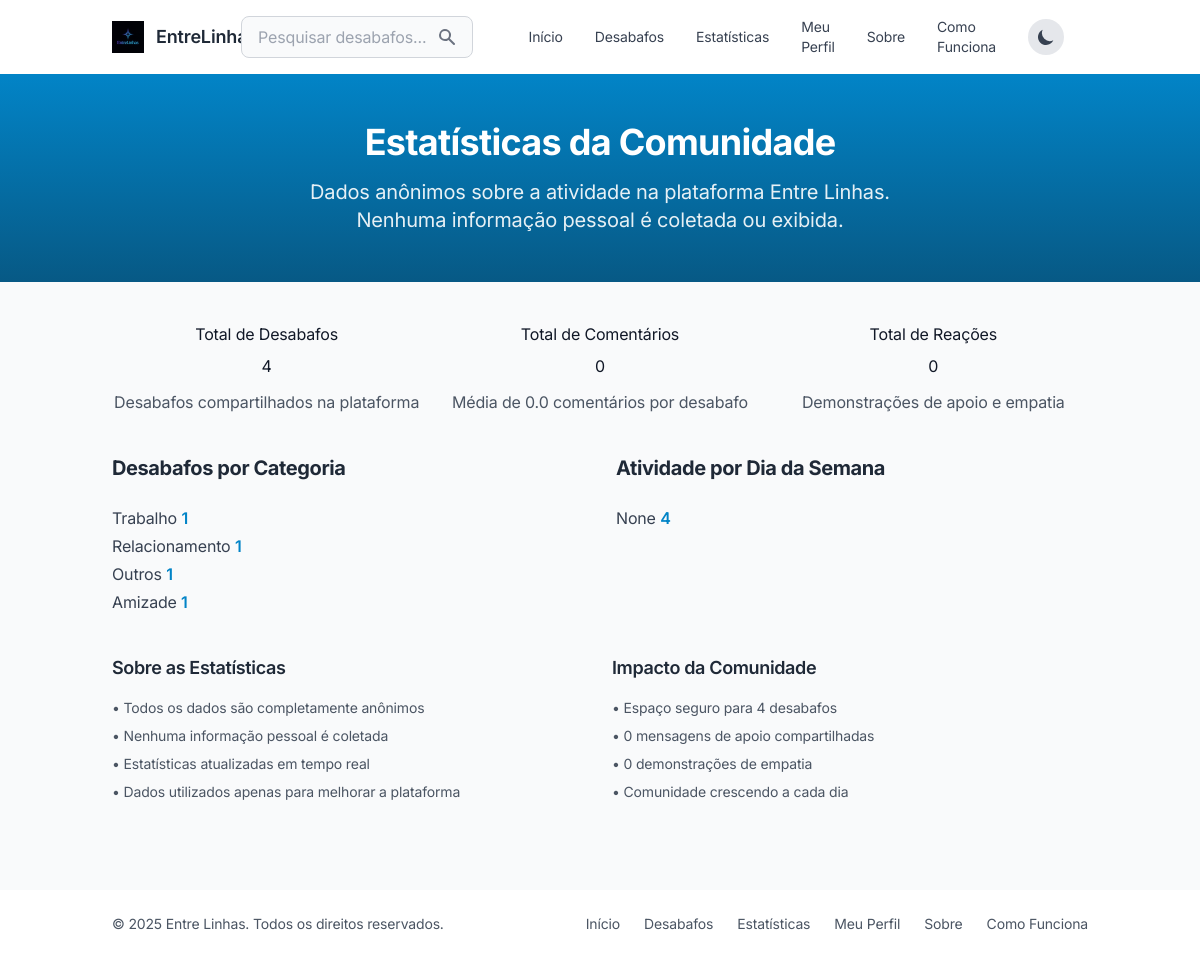
Page /estatisticas on the committed database.
### tables this page shows
CREATE TABLE posts (
        id INTEGER PRIMARY KEY AUTOINCREMENT,
        mensagem TEXT NOT NULL,
        categoria TEXT NOT NULL,
        data_postagem TIMESTAMP DEFAULT CURRENT_TIMESTAMP,
        visivel BOOLEAN DEFAULT 1,
        user_id INTEGER,
        profile_id INTEGER,
        FOREIGN KEY (user_id) REFERENCES users (id)
    );

### routes/stats.py (the view)
@stats.route('/estatisticas')
def estatisticas():
    post_stats = db.get_post_stats()
    comment_stats = db.get_comment_stats()
    reaction_stats = db.get_reaction_stats()
    return render_template('stats.html',
                          post_stats=post_stats,
                          comment_stats=comment_stats,
                          reaction_stats=reaction_stats)

### app.py (called while the page is built)
def create_app():
    app = Flask(__name__)
    app.config.from_pyfile('config.py')
    app.secret_key = os.environ.get('SECRET_KEY', 'entrelinhas_secret_key_dev')
    db.init_db()
    app.register_blueprint(main)
    app.register_blueprint(posts)
    app.register_blueprint(comments)
    app.register_blueprint(reactions)
    app.register_blueprint(admin)
    app.register_blueprint(stats)
    app.register_blueprint(search)
    app.register_blueprint(profile)
    app.register_blueprint(reports)
    app.register_blueprint(karma)
    app.register_blueprint(auth)
    @app.context_processor
    def inject_now():
        return {'now': datetime.now()}
    return app

### database.py (called while the page is built)
def get_db_connection():
    conn = sqlite3.connect(DB_PATH)
    conn.row_factory = sqlite3.Row  # Para acessar colunas pelo nome
    return conn

def get_comment_stats():
    conn = get_db_connection()
    total_comments = conn.execute('SELECT COUNT(*) FROM comments').fetchone()[0]
    avg_comments = conn.execute('''
        SELECT AVG(comment_count) as avg_comments
        FROM (
            SELECT post_id, COUNT(*) as comment_count
            FROM comments
            GROUP BY post_id
        )
    ''').fetchone()[0]
    most_commented_posts = conn.execute('''
        SELECT p.id, p.mensagem, COUNT(c.id) as comment_count
        FROM posts p
        JOIN comments c ON p.id = c.post_id
        WHERE p.visivel = 1
        GROUP BY p.id
        ORDER BY comment_count DESC
        LIMIT 5
    ''').fetchall()
    conn.close()
    return {
        'total_comments': total_comments,
        'avg_comments': avg_comments if avg_comments else 0,
        'most_commented_posts': most_commented_posts
    }

def get_reaction_stats():
    conn = get_db_connection()
    total_reactions = conn.execute('SELECT COUNT(*) FROM reactions').fetchone()[0]
    reactions_by_type = conn.execute('''
        SELECT reaction_type, COUNT(*) as count
        FROM reactions
        GROUP BY reaction_type
        ORDER BY count DESC
    ''').fetchall()
    most_reacted_posts = conn.execute('''
        SELECT p.id, p.mensagem, COUNT(r.id) as reaction_count
        FROM posts p
        JOIN reactions r ON p.id = r.post_id
        WHERE p.visivel = 1
        GROUP BY p.id
        ORDER BY reaction_count DESC
        LIMIT 5
    ''').fetchall()
    conn.close()
    return {
        'total_reactions': total_reactions,
        'reactions_by_type': reactions_by_type,
        'most_reacted_posts': most_reacted_posts
    }

### templates/stats.html (shortened to what this page needs)
{% extends 'base.html' %}
{% block content %}
<div class="bg-gradient-to-b from-primary-600 to-primary-800 text-white py-12">
  <div class="container mx-auto px-6 text-center">
    <h1 class="text-4xl font-bold mb-4">Estatísticas da Comunidade</h1>
    <p class="text-xl opacity-90 max-w-2xl mx-auto">
      Dados anônimos sobre a atividade na plataforma Entre Linhas.
      Nenhuma informação pessoal é coletada ou exibida.
    </p>
  </div>
</div>
<div class="container mx-auto px-6 py-10">
  <div class="grid grid-cols-1 md:grid-cols-3 gap-6 mb-10">
    <div class="stat-card text-center">
      <p class="stat-label mb-2">Total de Desabafos</p>
      <p class="stat-number">{{ post_stats.total_posts }}</p>
      <p class="mt-3 text-gray-600 dark:text-gray-300">Desabafos compartilhados na plataforma</p>
    </div>
    <div class="stat-card text-center">
      <p class="stat-label mb-2">Total de Comentários</p>
      <p class="stat-number">{{ comment_stats.total_comments }}</p>
      <p class="mt-3 text-gray-600 dark:text-gray-300">Média de {{ "%.1f"|format(comment_stats.avg_comments) }} comentários por desabafo</p>
    </div>
    <div class="stat-card text-center">
      <p class="stat-label mb-2">Total de Reações</p>
      <p class="stat-number">{{ reaction_stats.total_reactions }}</p>
      <p class="mt-3 text-gray-600 dark:text-gray-300">Demonstrações de apoio e empatia</p>
    </div>
  </div>
  <div class="grid grid-cols-1 lg:grid-cols-2 gap-8 mb-10">
    <div class="stat-card">
      <h2 class="text-xl font-bold text-gray-800 dark:text-white mb-6">Desabafos por Categoria</h2>
      <div class="space-y-1">
        {% for category in post_stats.posts_by_category %}
          <div class="category-stat">
            <span class="text-gray-700 dark:text-gray-300 capitalize">{{ category.categoria }}</span>
            <span class="font-semibold text-primary-600 dark:text-primary-400">{{ category.count }}</span>
          </div>
        {% endfor %}
      </div>
    </div>
    <div class="stat-card">
      <h2 class="text-xl font-bold text-gray-800 dark:text-white mb-6">Atividade por Dia da Semana</h2>
      <div class="space-y-1">
        {% for weekday in post_stats.posts_by_weekday %}
          <div class="category-stat">
            <span class="text-gray-700 dark:text-gray-300">{{ weekday.dia_semana }}</span>
            <span class="font-semibold text-primary-600 dark:text-primary-400">{{ weekday.count }}</span>
          </div>
        {% endfor %}
      </div>
    </div>
  </div>
  <div class="grid grid-cols-1 md:grid-cols-2 gap-6">
    <div class="stat-card">
      <h3 class="text-lg font-semibold text-gray-800 dark:text-white mb-4">Sobre as Estatísticas</h3>
      <div class="text-sm text-gray-600 dark:text-gray-300 space-y-2">
        <p>• Todos os dados são completamente anônimos</p>
        <p>• Nenhuma informação pessoal é coletada</p>
        <p>• Estatísticas atualizadas em tempo real</p>
        <p>• Dados utilizados apenas para melhorar a plataforma</p>
      </div>
    </div>
    <div class="stat-card">
      <h3 class="text-lg font-semibold text-gray-800 dark:text-white mb-4">Impacto da Comunidade</h3>
      <div class="text-sm text-gray-600 dark:text-gray-300 space-y-2">
        <p>• Espaço seguro para {{ post_stats.total_posts }} desabafos</p>
        <p>• {{ comment_stats.total_comments }} mensagens de apoio compartilhadas</p>
        <p>• {{ reaction_stats.total_reactions }} demonstrações de empatia</p>
        <p>• Comunidade crescendo a cada dia</p>
      </div>
    </div>
  </div>
</div>
{% endblock %}

### static/css/estilos.css (style rules this page uses)
:root { --primary-50: #f0f9ff; --primary-100: #e0f2fe; --primary-200: #bae6fd; --primary-300: #7dd3fc; --primary-400: #38bdf8; --primary-500: #0ea5e9; --primary-600: #0284c7; --primary-700: #0369a1; --primary-800: #075985; --primary-900: #0c4a6e; --gradient-primary: linear-gradient(135deg, #667eea 0%, #764ba2 100%); --gradient-secondary: linear-gradient(135deg, #f093fb 0%, #f5576c 100%); --gradient-accent: linear-gradient(135deg, #4facfe 0%, #00f2fe 100%); --shadow-soft: 0 4px 6px -1px rgba(0, 0, 0, 0.1), 0 2px 4px -1px rgba(0, 0, 0, 0.06); --shadow-medium: 0 10px 15px -3px rgba(0, 0, 0, 0.1), 0 4px 6px -2px rgba(0, 0, 0, 0.05); --shadow-large: 0 20px 25px -5px rgba(0, 0, 0, 0.1), 0 10px 10px -5px rgba(0, 0, 0, 0.04); --border-radius-sm: 0.375rem; --border-radius-md: 0.5rem; --border-radius-lg: 0.75rem; --border-radius-xl: 1rem; }
body { font-family: 'Inter', -apple-system, BlinkMacSystemFont, 'Segoe UI', Roboto, sans-serif; line-height: 1.6; letter-spacing: -0.01em; }
h1, h2, h3, h4, h5, h6 { font-weight: 600; line-height: 1.3; letter-spacing: -0.02em; }
:root { --warm-gray-50: #fafaf9; --warm-gray-100: #f5f5f4; --warm-gray-200: #e7e5e4; --warm-gray-300: #d6d3d1; --warm-gray-400: #a8a29e; --warm-gray-500: #78716c; --warm-gray-600: #57534e; --warm-gray-700: #44403c; --warm-gray-800: #292524; --warm-gray-900: #1c1917; --accent-soft: #f3e8ff; --accent-medium: #c084fc; --accent-strong: #9333ea; --success-soft: #dcfce7; --success-medium: #4ade80; --success-strong: #16a34a; --error-soft: #fef2f2; --error-medium: #f87171; --error-strong: #dc2626; }
* { transition: color 0.2s ease, background-color 0.2s ease, border-color 0.2s ease; }

### templates/stats.html (style rules this page uses)
.stat-card { @apply bg-white dark:bg-gray-800 rounded-xl shadow-md p-6 transition-all duration-300 hover:shadow-lg; }
.stat-number { @apply text-4xl font-bold text-primary-600 dark:text-primary-400; }
.stat-label { @apply text-sm text-gray-500 dark:text-gray-400 uppercase tracking-wider; }
.category-stat { @apply flex justify-between items-center py-3 border-b border-gray-200 dark:border-gray-700 last:border-b-0; }

### rows in the picture
posts: categoria "Trabalho", count "1"
posts: categoria "Relacionamento", count "1"
posts: categoria "Outros", count "1"
posts: categoria "Amizade", count "1"

### other values in the picture
{{ post_stats.total_posts }} "4"
{{ comment_stats.total_comments }} "0"
{{ "%.1f"|format(comment_stats.avg_comments) }} "0.0"
{{ reaction_stats.total_reactions }} "0"
{{ weekday.dia_semana }} "None"
{{ weekday.count }} "4"
